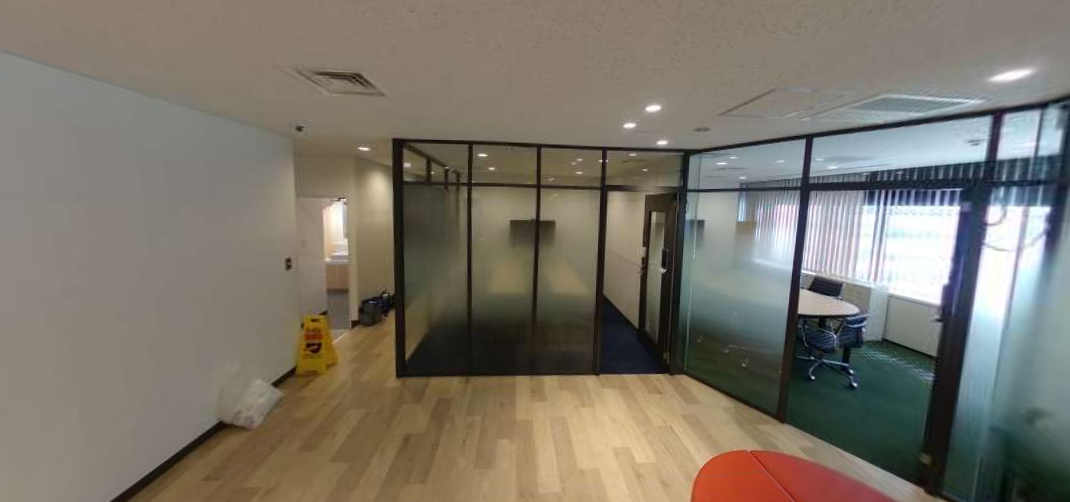
#> input picture saize/img/image3.png, 1070 x 502 px
$ python brightness.py
#> lines starting #> are read from the running program, lines starting #| are printed output that depends on the picture
import cv2
import numpy as np

def adjust_brightness(images):
    # 参照画像（最初の画像）の平均輝度を計算
    reference_brightness = np.mean(cv2.cvtColor(images[0], cv2.COLOR_BGR2GRAY))

    adjusted_images = []
    for img in images:
        # グレースケールに変換
        gray = cv2.cvtColor(img, cv2.COLOR_BGR2GRAY)

        # 現在の画像の平均輝度を計算
        current_brightness = np.mean(gray)

        # 明るさを調整
        alpha = reference_brightness / current_brightness
        adjusted = cv2.convertScaleAbs(img, alpha=alpha, beta=0)

        adjusted_images.append(adjusted)

    return adjusted_images

# 画像の読み込み
image1 = cv2.imread(r'img/image3.png')
#> image1 is the input picture: shape (502, 1070, 3); mean B, G, R 105.8, 117.3, 123.5
image2 = cv2.imread(r'img/image4.png')
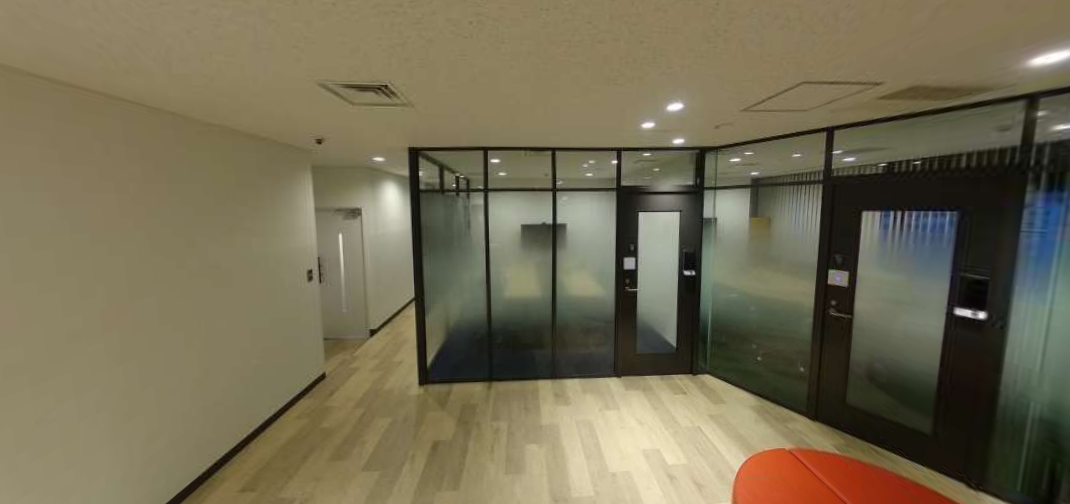
#> input picture saize/img/image4.png, 1070 x 504 px
#> image2 is the input picture: shape (504, 1070, 3); mean B, G, R 83.7, 108.6, 116.6

# 明るさを調整
adjusted_images = adjust_brightness([image1, image2])
#> in adjust_brightness, `reference_brightness = np.mean(cv2.cvtColor(images[0], cv2.COLOR_BGR2G..`: reference_brightness = 117.8
#> the loop in adjust_brightness, `for img in images:` made 2 passes
#> (current_brightness, alpha) on passes 1 to 2: (117.8, 1), (108.1, 1.09)
#> pass 1, in adjust_brightness, `gray = cv2.cvtColor(img, cv2.COLOR_BGR2GRAY)`:
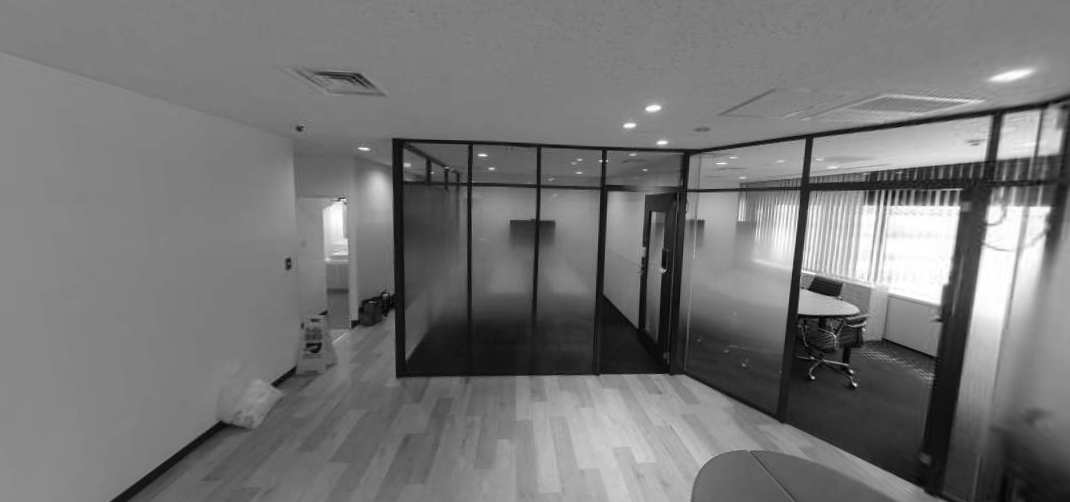
#> gray: shape (502, 1070); min 1, max 255, mean 117.8
#> pass 2, in adjust_brightness, `gray = cv2.cvtColor(img, cv2.COLOR_BGR2GRAY)`:
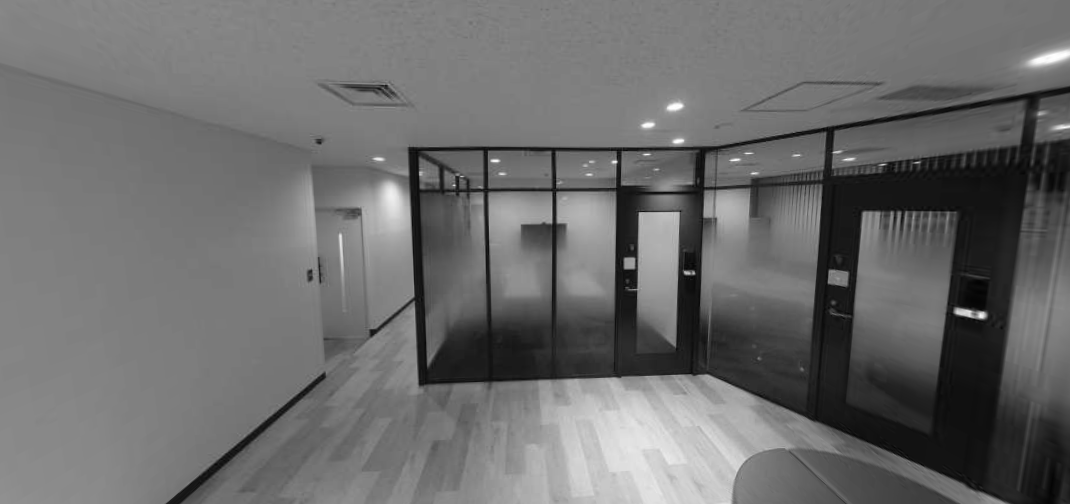
#> gray: shape (504, 1070); min 2, max 254, mean 108.1
#> after the loop in adjust_brightness, `for img in images:`: adjusted_images = 2 items
#> adjusted_images = 2 items

# 結果の表示
for i, img in enumerate(adjusted_images):
    cv2.imshow(f'Adjusted Image {i+1}', img)
    cv2.imwrite(f'AdjustedImage{i+1}.png', img)
    cv2.waitKey(0)
#> this loop made 2 passes

cv2.destroyAllWindows()
